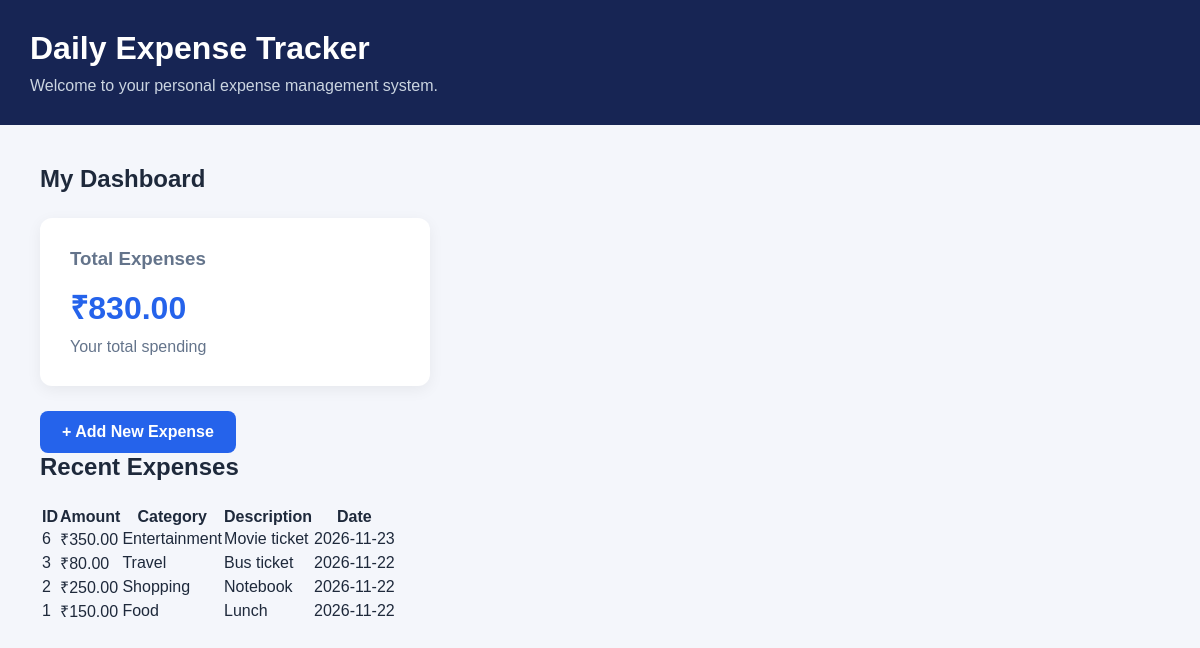
Before: / with the older database file.
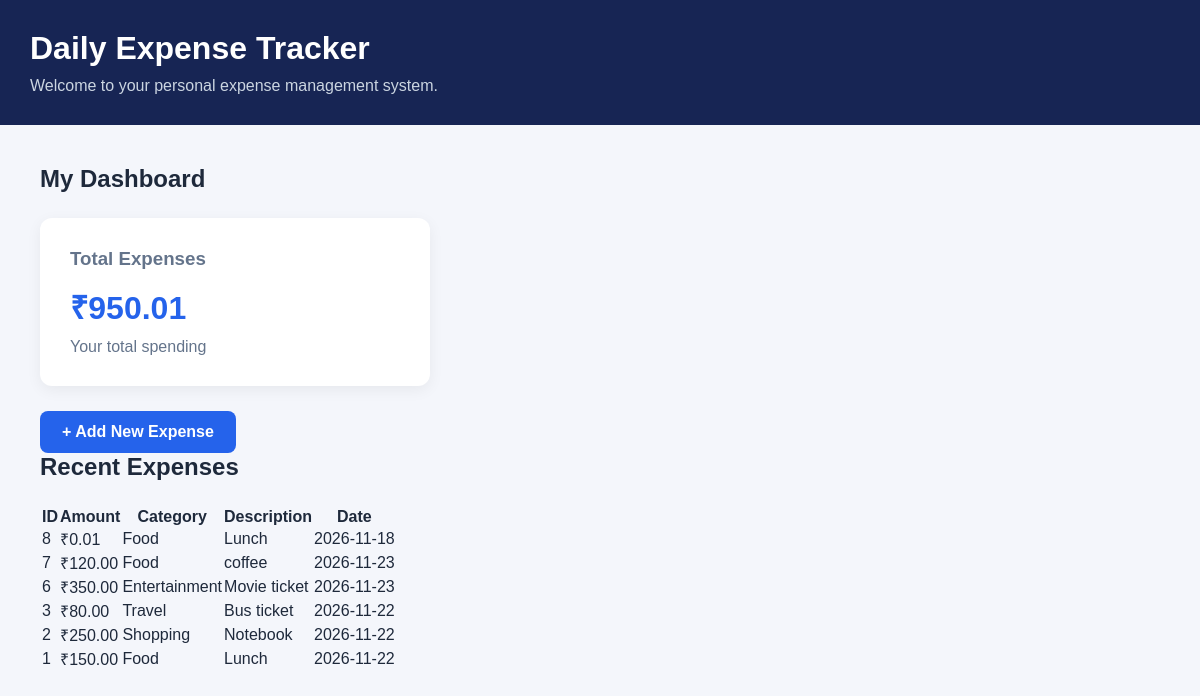
After: the same page with the newer database file.
### tables this page shows
CREATE TABLE expenses (
    id INTEGER PRIMARY KEY AUTOINCREMENT,
    amount REAL NOT NULL,
    category TEXT NOT NULL,
    description TEXT,
    expense_date DATE NOT NULL,
    created_at DATETIME DEFAULT CURRENT_TIMESTAMP
);

### app.py (the view)
@app.route("/")
def home():
    expenses = get_all_expenses()
    total_expenses = sum(
        float(expense["amount"]) for expense in expenses
    )
    return render_template(
        "dashboard.html",
        expenses=expenses,
        total_expenses=total_expenses
    )

### database.py (called while the page is built)
def get_connection():
    connection = sqlite3.connect(DB_PATH)
    connection.row_factory = sqlite3.Row
    return connection

### expense_operations.py (called while the page is built)
def get_all_expenses():
    connection = get_connection()
    try:
        query = "SELECT * FROM expenses ORDER BY id DESC"
        expenses = connection.execute(query).fetchall()
        return expenses
    finally:
        connection.close()

### templates/dashboard.html (shortened to what this page needs)
<!DOCTYPE html>
<html lang="en">
<head>
    <link rel="stylesheet" href="{{ url_for('static', filename='css/style.css') }}">
</head>
<body>
    <header>
        <h1>Daily Expense Tracker</h1>
        <p>Welcome to your personal expense management system.</p>
    </header>
    <main>
        <section class="dashboard">
            <h2>My Dashboard</h2>
            <div class="expense-card">
                <h3>Total Expenses</h3>
                <h2>₹{{ "%.2f"|format(total_expenses) }}</h2>
                <p>Your total spending</p>
            </div>
            <a href="{{ url_for('add_expense') }}" class="add-expense-btn">
                + Add New Expense
            </a>
            <section class="expense-list">
                <h2>Recent Expenses</h2>
                {% if expenses %}
                    <table>
                        <thead>
                            <tr>
                                <th>ID</th>
                                <th>Amount</th>
                                <th>Category</th>
                                <th>Description</th>
                                <th>Date</th>
                            </tr>
                        </thead>
                        <tbody>
                            {% for expense in expenses %}
                            <tr>
                                <td>{{ expense["id"] }}</td>
                                <td>₹{{ "%.2f"|format(expense["amount"]) }}</td>
                                <td>{{ expense["category"] }}</td>
                                <td>{{ expense["description"] or "-" }}</td>
                                <td>{{ expense["expense_date"] }}</td>
                            </tr>
                            {% endfor %}
                        </tbody>
                    </table>
                {% else %}
                    <p>No expenses found. Start by adding your first expense.</p>
                {% endif %}
            </section>
        </section>
    </main>
</body>
</html>

### static/css/style.css (style rules this page uses)
* { margin: 0; padding: 0; box-sizing: border-box; }
body { font-family: Arial, sans-serif; background-color: #f4f6fb; color: #1e293b; }
header { background-color: #172554; color: white; padding: 30px; }
header h1 { margin-bottom: 10px; }
header p { color: #cbd5e1; }
main { padding: 40px; }
.dashboard h2 { margin-bottom: 25px; }
.expense-card { background-color: white; padding: 30px; border-radius: 12px; max-width: 390px; margin-bottom: 25px; box-shadow: 0 4px 15px rgba(0, 0, 0, 0.06); }
.expense-card h3 { color: #64748b; margin-bottom: 15px; }
.expense-card h2 { color: #2563eb; font-size: 32px; margin-bottom: 10px; }
.expense-card p { color: #64748b; }
.add-expense-btn { display: inline-block; background-color: #2563eb; color: white; padding: 12px 22px; text-decoration: none; border-radius: 8px; font-weight: bold; border: none; cursor: pointer; }

Changed rows visible on the page:
added expenses: id "8", amount "0.01", category "Food", description "Lunch", expense_date "2026-11-18"
added expenses: id "7", amount "120.00", category "Food", description "coffee", expense_date "2026-11-23"
Other visible differences:
{{ "%.2f"|format(total_expenses) }}: "830.00" → "950.01"
